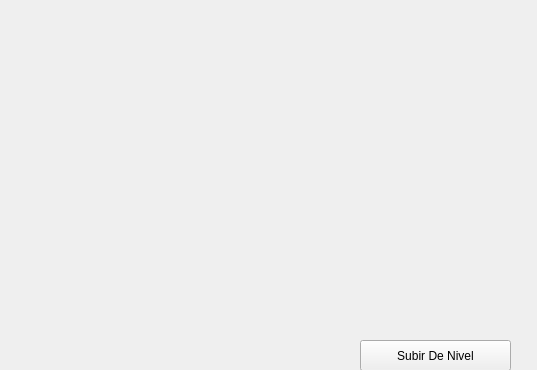
<?xml version="1.0" encoding="UTF-8"?>
<ui version="4.0">
 <class>segundo</class>
 <widget class="QWidget" name="segundo">
  <property name="geometry">
   <rect>
    <x>0</x>
    <y>0</y>
    <width>537</width>
    <height>370</height>
   </rect>
  </property>
  <property name="acceptDrops">
   <bool>false</bool>
  </property>
  <property name="windowTitle">
   <string>segundo</string>
  </property>
  <property name="toolTip">
   <string>&lt;!DOCTYPE HTML PUBLIC &quot;-//W3C//DTD HTML 4.0//EN&quot; &quot;http://www.w3.org/TR/REC-html40/strict.dtd&quot;&gt;
&lt;html&gt;&lt;head&gt;&lt;meta name=&quot;qrichtext&quot; content=&quot;1&quot; /&gt;&lt;meta charset=&quot;utf-8&quot; /&gt;&lt;style type=&quot;text/css&quot;&gt;
p, li { white-space: pre-wrap; }
hr { height: 1px; border-width: 0; }
li.unchecked::marker { content: &quot;\2610&quot;; }
li.checked::marker { content: &quot;\2612&quot;; }
&lt;/style&gt;&lt;/head&gt;&lt;body style=&quot; font-family:'Segoe UI'; font-size:9pt; font-weight:400; font-style:normal;&quot;&gt;
&lt;p style=&quot;-qt-paragraph-type:empty; margin-top:0px; margin-bottom:0px; margin-left:0px; margin-right:0px; -qt-block-indent:0; text-indent:0px;&quot;&gt;&lt;br /&gt;&lt;/p&gt;&lt;/body&gt;&lt;/html&gt;</string>
  </property>
  <property name="styleSheet">
   <string notr="true"/>
  </property>
  <widget class="QPushButton" name="btnContinuar">
   <property name="geometry">
    <rect>
     <x>360</x>
     <y>340</y>
     <width>151</width>
     <height>31</height>
    </rect>
   </property>
   <property name="text">
    <string>Subir De Nivel</string>
   </property>
  </widget>
  <widget class="QLabel" name="gokuLabel">
   <property name="geometry">
    <rect>
     <x>50</x>
     <y>130</y>
     <width>111</width>
     <height>131</height>
    </rect>
   </property>
   <property name="text">
    <string/>
   </property>
  </widget>
 </widget>
 <resources/>
 <connections/>
</ui>
